Frame 1 (no input): blank canvas, image omitted
Frame 60 (no input): blank canvas, image omitted
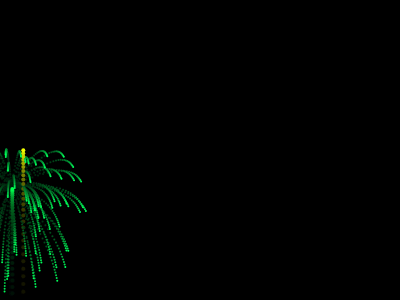
Frame 120 (the mouse pressed at the canvas centre since frame 60)

The p5.js sketch whose frames 1 and 60 were blank and that drew this single picture after the mouse press (run headless with seeded random() and noise() and a simulated clock; from frame 60 on, the mouse is pressed at the canvas centre):

// p5.js sketch
// ── sketch.js
// Daniel Shiffman
// http://codingtra.in
// http://patreon.com/codingtrain
// Code for: https://youtu.be/CKeyIbT3vXI

var fireworks = [];
var gravity;

function setup() {
  createCanvas(400, 300);
  colorMode(HSB);
  gravity = createVector(0, 0.2);
  stroke(255);
  strokeWeight(1);
  background(0);
}

function draw() {
  colorMode(RGB);
  background(0, 0, 0, 25);
  
  if (random(1) < 0.03) {
    fireworks.push(new Firework());
  }
  
  for (var i = fireworks.length - 1; i >= 0; i--) {
    fireworks[i].update();
    fireworks[i].show();
    
    if (fireworks[i].done()) {
      fireworks.splice(i, 1);
    }
  }
}
// ── firework.js
// Daniel Shiffman
// http://codingtra.in
// http://patreon.com/codingtrain
// Code for: https://youtu.be/CKeyIbT3vXI

function Firework() {
  this.hu = random(255);
  this.firework = new Particle(random(width), height, this.hu, true);
  this.exploded = false;
  this.particles = [];

  this.done = function() {
    if (this.exploded && this.particles.length === 0) {
      return true;
    } else {
      return false;
    }
  }

  this.update = function() {
    if (!this.exploded) {
      this.firework.applyForce(gravity);
      this.firework.update();
      
      if (this.firework.vel.y >= 0) {
        this.exploded = true;
        this.explode();
      }
    }
    
    for (var i = this.particles.length - 1; i >= 0; i--) {
      this.particles[i].applyForce(gravity);
      this.particles[i].update();
      
      if (this.particles[i].done()) {
        this.particles.splice(i, 1);
      }
    }
  }

  this.explode = function() {
    for (var i = 0; i < 100; i++) {
      var p = new Particle(this.firework.pos.x, this.firework.pos.y, this.hu, false);
      this.particles.push(p);
    }
  }

  this.show = function() {
    if (!this.exploded) {
      this.firework.show();
    }
    
    for (var i = 0; i < this.particles.length; i++) {
      this.particles[i].show();
    }
  }
}
// ── particle.js
// Daniel Shiffman
// http://codingtra.in
// http://patreon.com/codingtrain
// Code for: https://youtu.be/CKeyIbT3vXI

function Particle(x, y, hu, firework) {
  this.pos = createVector(x, y);
  this.firework = firework;
  this.lifespan = 255;
  this.hu = hu;
  this.acc = createVector(0, 0);
  
  if (this.firework) {
    this.vel = createVector(0, random(-10, -6));
  } else {
    this.vel = p5.Vector.random2D();
    this.vel.mult(random(2, 10));
  }
 
  this.applyForce = function(force) {
    this.acc.add(force);
  }

  this.update = function() {
    if (!this.firework) {
      this.vel.mult(0.9);
      this.lifespan -= 4;
    }
    
    this.vel.add(this.acc);
    this.pos.add(this.vel);
    this.acc.mult(0);
  }

  this.done = function() {
    if (this.lifespan < 0) {
      return true;
    } else {
      return false;
    }
  }

  this.show = function() {
    colorMode(HSB);
    
    if (!this.firework) {
      strokeWeight(2);
      stroke(hu, 255, 255, this.lifespan);
    } else {
      strokeWeight(4);
      stroke(hu, 255, 255);
    }
    
    point(this.pos.x, this.pos.y);
  }
}
